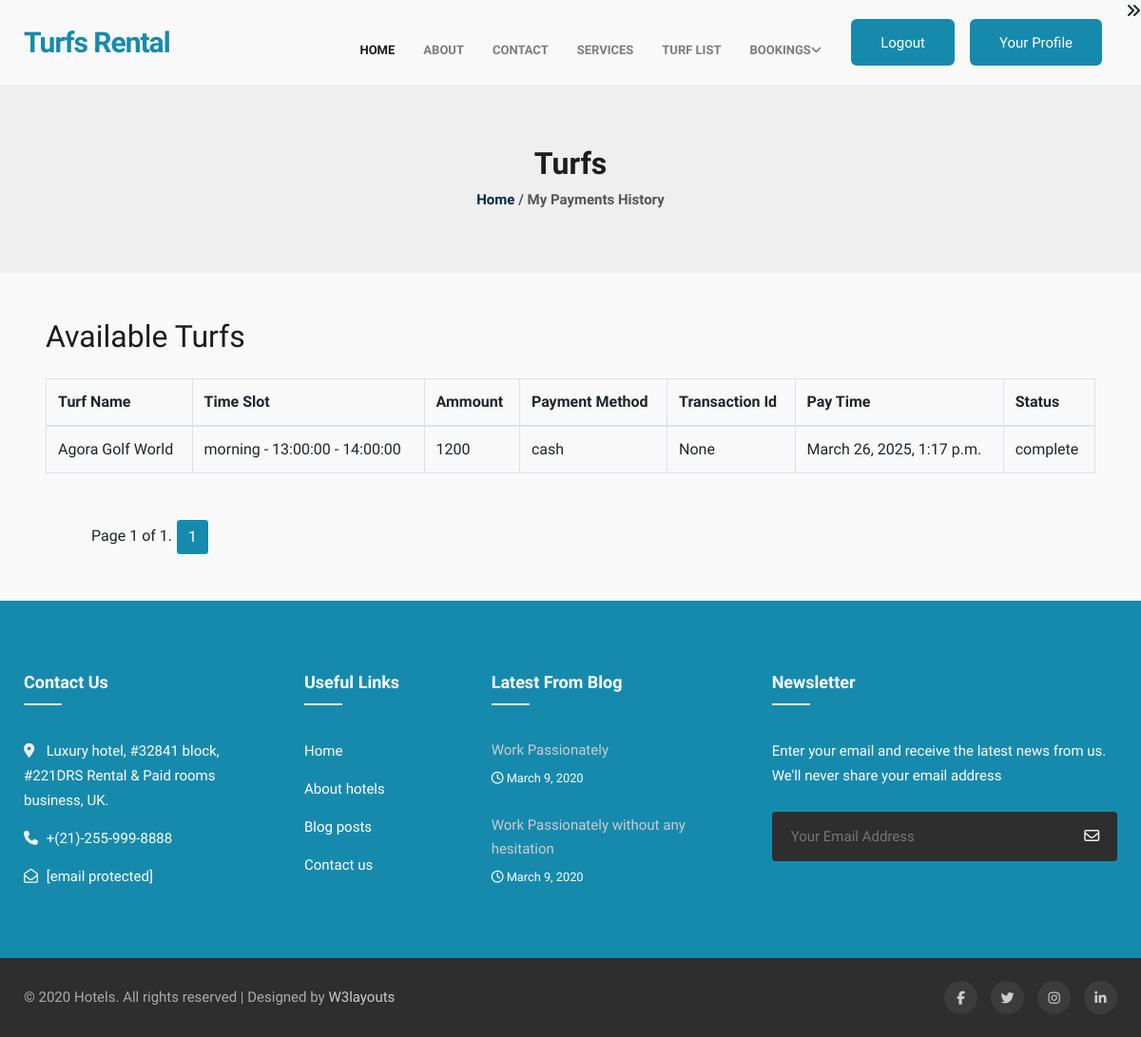
Screenshot of /userpayemnts (signed in) with the database file from the repository.
### turf/models.py (models this page shows, shortened)
class payment(models.Model):
    user = models.ForeignKey(login, on_delete=models.CASCADE)
    booking = models.ForeignKey(booking, on_delete=models.CASCADE)
    amount = models.IntegerField()
    payment_method = models.CharField(max_length=20, choices=[('Credit Card', 'Credit Card'), ('Debit Card', 'Debit Card'), ('Cash', 'Cash')])
    transaction_id = models.CharField(max_length=255, blank=True, null=True)
    payment_date_time = models.DateTimeField(auto_now_add=True)
    payment_status = models.CharField(max_length=60,choices=[("pending", "pending"), ("complete", "complete")], default="pending")

class booking(models.Model):
    user = models.ForeignKey(login, on_delete=models.CASCADE)
    turf = models.ForeignKey(turf, on_delete=models.CASCADE)
    slot = models.ForeignKey(slot, on_delete=models.CASCADE)
    booking_status = models.CharField(max_length=60, choices=[("booked", "booked"), ("not_booked", "not_booked")], default="not_booked")
    booked_at = models.DateTimeField(auto_now_add=True)

class turf(models.Model):
    manager = models.ForeignKey(login, on_delete=models.CASCADE)
    category = models.ForeignKey(turf_categories, on_delete=models.CASCADE)
    location = models.ForeignKey(location, on_delete=models.CASCADE)
    name = models.CharField(max_length=255)
    description = models.TextField()
    contact_number = models.CharField(max_length=20)
    contact_email = models.EmailField()
    price_per_slot = models.IntegerField()
    duration_per_slot = models.IntegerField()
    maximum_capacity = models.IntegerField(default=100)
    is_available = models.CharField(max_length=50, choices=[("available", "available"), ("unavailable", "unavailable")], default="available")
    rules_and_regulations = models.TextField()
    is_featured = models.BooleanField(default=False)

class slot(models.Model):
    turf = models.ForeignKey(turf, on_delete=models.CASCADE)
    date = models.DateField()
    time_slot = models.CharField(max_length=30, choices=[('morning', 'morning'), ('evening', 'evening'), ('afternoon', 'afternoon'), ('night', 'night') ])
    start_time = models.TimeField()
    end_time = models.TimeField()
    is_booked = models.BooleanField(default=False)
    def __str__(self):
        time = f"{self.time_slot} - {self.start_time} - {self.end_time}"
        return time

### turf/views.py (the view)
# urls.py: path('userpayemnts', views.userpayemnts, name="userpayemnts"),
def userpayemnts(request):
    context = checkuser(request)
    try:
        uid = request.session['login_id']
        paymentdata = payment.objects.filter(user=uid)
        page = request.GET.get('page', 1)
        paginator = Paginator(paymentdata, 2)  # Set the number of items per page
        try:
            paymentdata = paginator.page(page)
        except PageNotAnInteger:
            paymentdata = paginator.page(1)
        except EmptyPage:
            paymentdata = paginator.page(paginator.num_pages)
        context.update({'paginator': paginator, 'page': int(page), 'paymentdata': paymentdata})
        return render(request, "userpayments.html", context)
    except:
        pass
    return render(request, "index.html")

### turf/views.py (called while the page is built)
def checkuser(request):
    try:
        uid = request.session['login_id']
        userdata = login.objects.get(id=uid)
        try:
            profiledata = user_detail.objects.get(user=uid)
        except user_detail.DoesNotExist:
            profiledata = None
        manager = False
        if userdata.user_type == "manager":
            manager = True
        context = {
            'uid' : uid,
            'userdata': userdata,
            'profiledata': profiledata,
            'manager': manager
        }
        return context
    except:
        pass

### turf/templates/userpayments.html (shortened to what this page needs)
{% extends 'base.html'%}
{%block main%}
{% load static %}
<section class="w3l-breadcrumb">
    <div class="breadcrum-bg py-sm-5 py-4">
        <div class="container py-lg-3">
            <h2>Turfs</h2>
            <p><a href="index.html">Home</a> /  My Payments History</p>
        </div>
    </div>
</section>
<div class="container p-5">
    <h2 class="mb-4">Available Turfs</h2>
    <table class="table table-bordered">
        <thead>
            <tr>
                <th scope="col">Turf Name</th>
                <th scope="col">Time Slot</th>
                <th scope="col">Ammount</th>
                <th scope="col">Payment Method</th>
                <th scope="col">Transaction Id</th>
                <th scope="col">Pay Time</th>
                <th scope="col">Status</th>
            </tr>
        </thead>
        <tbody>
            {% for payment in paymentdata %}
            <tr>
                <td>{{ payment.booking.turf.name }}</td>
                <td>{{ payment.booking.slot}}</td>
                <td>{{ payment.amount }}</td>
                <td>{{ payment.payment_method }}</td>
                <td>{{ payment.transaction_id }}</td>
                <td>{{ payment.payment_date_time }}</td>
                <td>{{ payment.payment_status }}</td>
            </tr>
            {% endfor %}
        </tbody>
    </table>
              <div class="pagination ml-5 mt-5">
                <span class="step-links">
                  <span class="current">
                    Page {{ paymentdata.number }} of {{ paymentdata.paginator.num_pages }}.
                  </span>
                  {% for i in paymentdata.paginator.page_range %}
                  <span class="{% if paymentdata.number == i %}current{% endif %}">
                    <a href="?page={{ i }}" class="btn btn-secondary active">{{ i }}</a>
                  </span>
                  {% endfor %}
                </span>
              </div>
</div>
{%endblock%}

### turf/static/assets/css/userprofile.css (style rules this page uses)
body { background-color: #f9f9fa }

### rows the page displays
payment: booking.turf.name "Agora Golf World", booking.slot "morning - 13:00:00 - 14:00:00", amount "1200", payment_method "cash", transaction_id "None", payment_date_time "March 26, 2025, 1:17 p.m.", payment_status "complete"

### other values shown
{{ paymentdata.number }} "1"
{{ paymentdata.paginator.num_pages }} "1"
{{ i }} "1"
